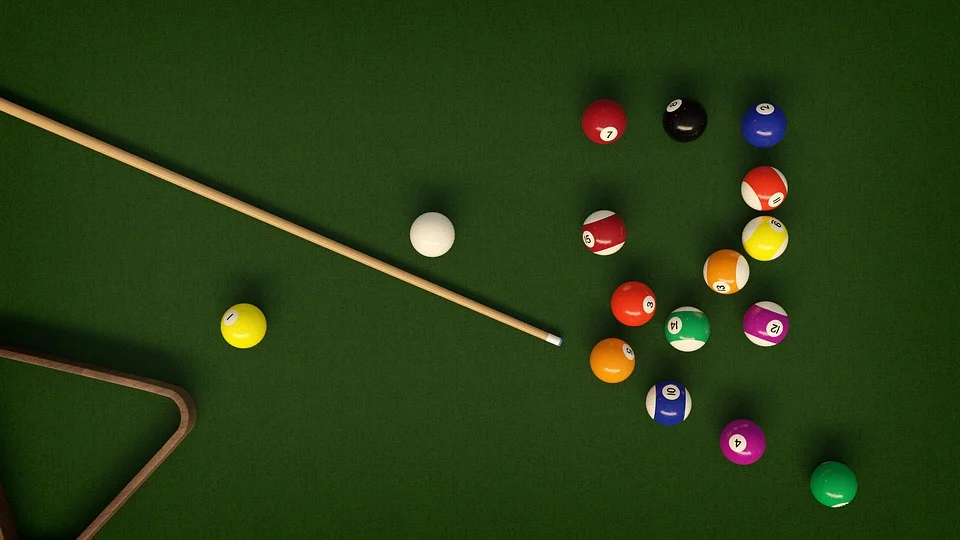
#> input picture openCV implementations/Test images/balls3.webp, 960 x 540 px, found by its file name
$ python trackbar.py
#> lines starting #> are read from the running program, lines starting #| are printed output that depends on the picture; after the words box and inside, x2 and y2 are one past the last pixel; in counts of white or black regions, pixels touching at a corner belong together
#generate track bar
#to get required hsv values
import cv2
import numpy as np

def nothing(x):
    pass
font = cv2.FONT_HERSHEY_SIMPLEX
cv2.namedWindow("Tracking")
cv2.cv2.resizeWindow("Tracking", 500,400);
cv2.createTrackbar("LH","Tracking",0,255,nothing)
#> slider 'LH' is set to 51
cv2.createTrackbar("LS","Tracking",0,255,nothing)
#> slider 'LS' is set to 51
cv2.createTrackbar("LV","Tracking",0,255,nothing)
#> slider 'LV' is set to 51
cv2.createTrackbar("UH","Tracking",255,255,nothing)
cv2.createTrackbar("US","Tracking",255,255,nothing)
cv2.createTrackbar("UV","Tracking",255,255,nothing)

while True:
    frame = cv2.imread("venv/images/balls3.webp")
#> frame is the input picture: shape (540, 960, 3); mean B, G, R 19.4, 60.9, 40.8
    hsv = cv2.cvtColor(frame,cv2.COLOR_BGR2HSV)
#> hsv: shape (540, 960, 3); mean H, S, V 47.2, 187.6, 64.4
    l_h = cv2.getTrackbarPos("LH","Tracking")
    l_s = cv2.getTrackbarPos("LS","Tracking")
    l_v = cv2.getTrackbarPos("LV","Tracking")

    u_h = cv2.getTrackbarPos("UH","Tracking")
    u_s = cv2.getTrackbarPos("US","Tracking")
    u_v = cv2.getTrackbarPos("UV","Tracking")

    l_b = np.array([l_h,l_s,l_v])
    u_b = np.array([u_h,u_s,u_v])


    mask = cv2.inRange(hsv,l_b,u_b)
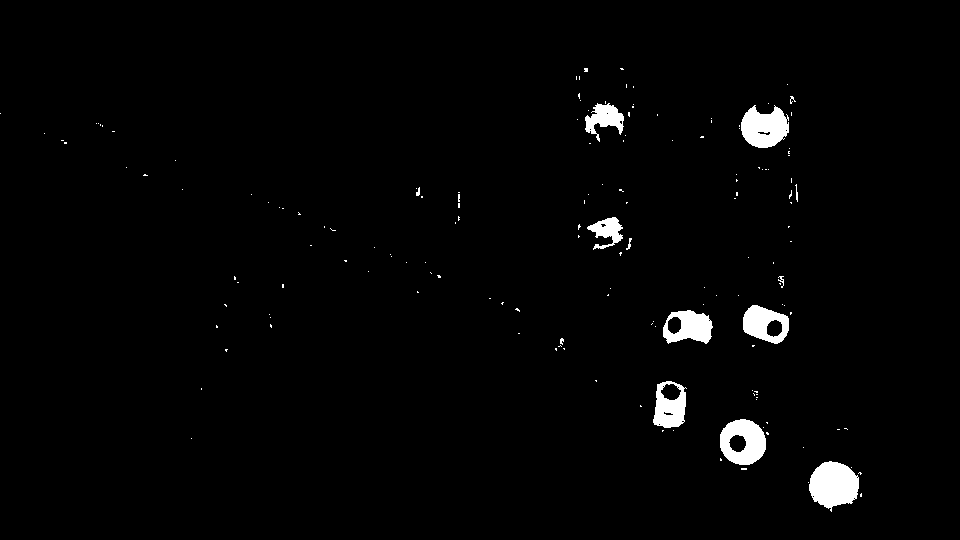
#> mask: shape (540, 960); 1.9% white; 159 white regions (146 under 20 px), largest, box (x1, y1, x2, y2) and area: (809, 461, 859, 512) 1806, (741, 105, 789, 148) 1473, (720, 419, 766, 465) 1466
    res = cv2.bitwise_and(frame,frame,mask=mask)
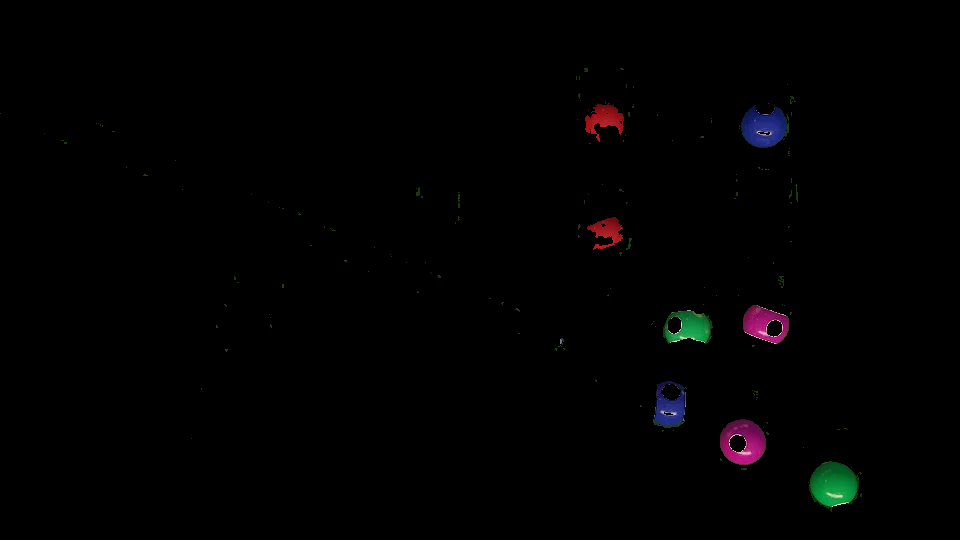
#> res: shape (540, 960, 3); mean B, G, R 1.4, 1.2, 1.5

    cv2.imshow("frame",frame)
    cv2.imshow("mask", mask)
    cv2.imshow("res", res)
    key =cv2.waitKey(1)
#> (key Esc is pressed here)
    if key ==27:
        break

cv2.destroyAllWindows()

$ run again, with openCV implementations/Test images/8.png saved as openCV implementations/Test images/balls3.webp
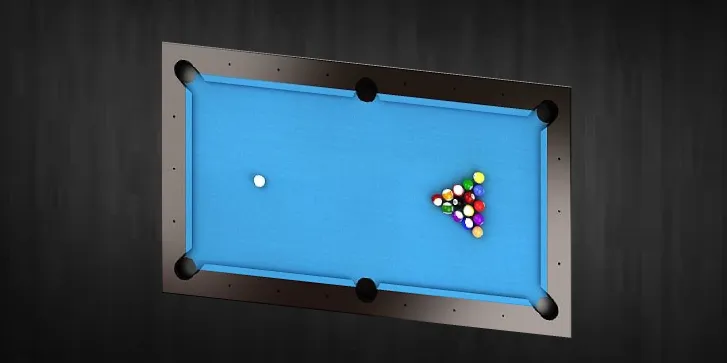
#> input picture openCV implementations/Test images/8.png, 727 x 363 px, found by its file name
#> frame is the input picture: shape (363, 727, 3); mean B, G, R 89.4, 74.3, 50.5
#> hsv: shape (363, 727, 3); mean H, S, V 31.2, 54.4, 91.1
#> `mask = cv2.inRange(hsv,l_b,u_b)`:
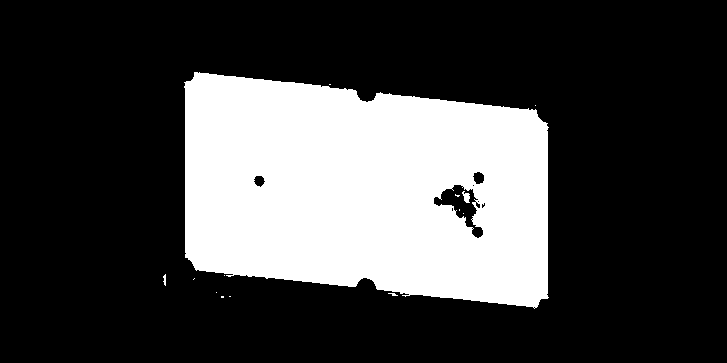
#> mask: shape (363, 727); 26.5% white; 14 white regions (11 under 20 px), largest, box (x1, y1, x2, y2) and area: (184, 72, 549, 309) 69912, (462, 191, 470, 203) 59, (163, 274, 166, 286) 25
#> `res = cv2.bitwise_and(frame,frame,mask=mask)`:
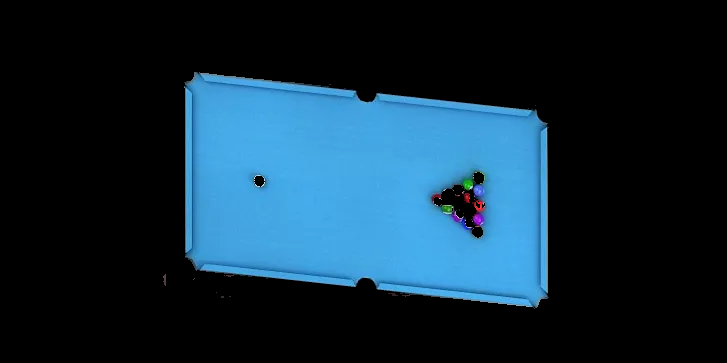
#> res: shape (363, 727, 3); mean B, G, R 58.3, 42.7, 17.9
